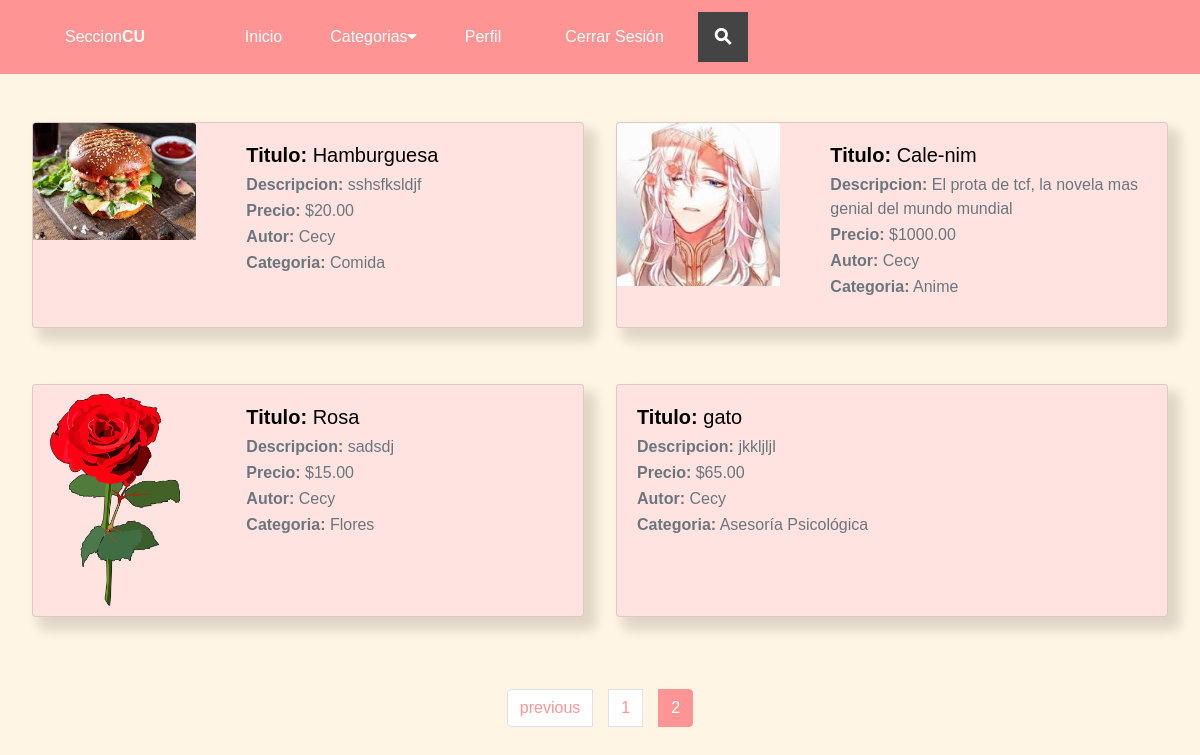
Before: /home/?page=2 with the older database file.
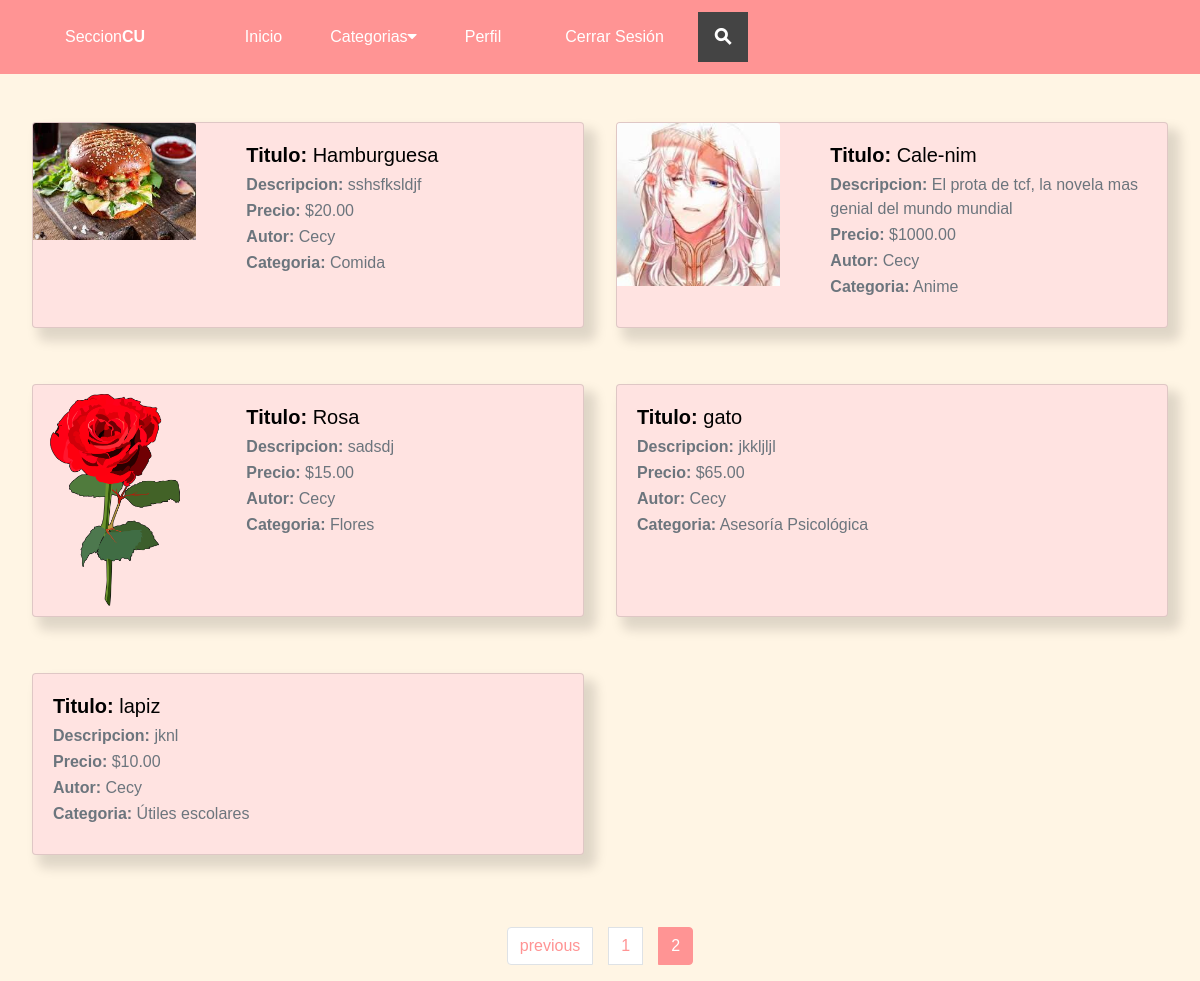
After: the same page with the newer database file.
### publicaciones/models.py (models this page shows, shortened)
class Publicaciones(models.Model):
    titulo = models.CharField(max_length=50)
    descripcion = models.CharField(max_length=200)
    imagen =  models.ImageField(upload_to='publicaciones', null=True, blank=True)
    estado = models.BooleanField(default=True)
    autor = models.ForeignKey(User, on_delete=models.CASCADE)
    precio = models.DecimalField(max_digits=10, decimal_places=2)
    categoria = models.ForeignKey(Categoria, on_delete=models.CASCADE)
    created = models.DateField(auto_now_add=True)
    updated = models.DateField(auto_now_add=True)
    class Meta:
        verbose_name='publicacion'
        verbose_name_plural = 'publicaciones'

class Categoria(models.Model):
    nombre = models.CharField(max_length=50)
    created = models.DateField(auto_now_add=True)
    updated = models.DateField(auto_now_add=True)
    class Meta:
        verbose_name='categoria'
        verbose_name_plural = 'categorias'
    def __str__(self):
        return self.nombre

### autentificacion/models.py (models this page shows)
class User(AbstractUser):
    email = models.EmailField(
        verbose_name='email address',
        max_length=255,
        unique=True,
    )
    username = models.CharField(max_length=100, unique=False)
    birthdate = models.DateField(null=True, blank=True)
    phone = models.CharField(max_length=10, null=True, blank=True)
    address = models.CharField(max_length=200, null=True, blank=True)
    photo = models.ImageField(upload_to='autentificacion', null=True, blank=True, default='autentificacion/gato.jpg')
    career = models.CharField(max_length=30,null=True, blank=True)
    created = models.DateField(auto_now_add=True)
    USERNAME_FIELD = 'email'
    REQUIRED_FIELDS = ['username']
    def __str__(self):
        return self.username

### publicaciones/views.py (the view)
# urls.py: path("", views.principal, name="home"),
def principal(request):
    publicaciones_all = Publicaciones.objects.all()
    categorias = Categoria.objects.all()
    paginator = Paginator(publicaciones_all, 6)
    page_number = request.GET.get('page')
    publicaciones = paginator.get_page(page_number)
    return render(request, "publicaciones/home.html", {"publicaciones" : publicaciones, "categorias" : categorias})

### publicaciones/templates/publicaciones/home.html (shortened to what this page needs)
{% extends 'publicaciones/nav.html' %}
{% load static %}
{%block content%}
    <div class="publicaciones-2">
        {%for publicacion in publicaciones%}
        <div class="card mb-4 sombreado">
            <div class="row g-0">
              {% if publicacion.imagen %}
                <div class="col-md-4">
                    <img src="{{publicacion.imagen.url}}" class="card-img-top">
                </div>
              {% endif %}
              <div class="col-md-8">
                <div class="card-body">
                    <h5 class="card-title"><span class="span-card">Titulo:</span> {{publicacion.titulo}}</h5>
                    <p class="card-subtitle mb-2 text-muted"><span>Descripcion:</span> {{publicacion.descripcion }}</p>
                    <p class="card-subtitle mb-2 text-muted"><span class="span-card">Precio:</span> ${{publicacion.precio}}</p>
                    <p class="card-subtitle mb-2 text-muted"><span class="span-card">Autor:</span> {{publicacion.autor}}</p>
                    <p class="card-subtitle mb-2 text-muted"><span class="span-card">Categoria:</span> {{publicacion.categoria}}</p>
                </div>
              </div>
            </div>
        </div>
        {%endfor%}
    </div>
{% include "publicaciones/paginacion_publicaciones.html" with page_obj=publicaciones  %}
{%endblock%}

### publicaciones/templates/publicaciones/nav.html (shortened to what this page needs)
<!DOCTYPE html>
<html lang="en">
  <head>
    {% load static %}
    <link rel="stylesheet" href="https://stackpath.bootstrapcdn.com/bootstrap/4.3.1/css/bootstrap.min.css">
    <link href="{% static 'publicaciones/assets/css/header.css' %}" rel="stylesheet">
    <link href="{% static 'publicaciones/assets/css/publicaciones.css' %}" rel="stylesheet">
    <link href="{% static 'publicaciones/assets/css/queries.css' %}" rel="stylesheet">
    <link href="{% static 'publicaciones/assets/css/perfil.css' %}" rel="stylesheet">
    <link href="{% static 'publicaciones/assets/css/config.css' %}" rel="stylesheet">
    <link rel="stylesheet" href="https://cdnjs.cloudflare.com/ajax/libs/font-awesome/4.7.0/css/font-awesome.min.css">
  </head>
  <body>
    <nav class="navbar navbar-expand-sm navbar-light bg-nav row row-cols-auto">
      <a class="navbar-brand" href="#">
        <a href="{% url 'home'%}" class="logo">Seccion<span>CU</span></a>
      </a>
      <div class="collapse navbar-collapse offset-1" id="opciones">
        <ul class="navbar-nav ">
          <li class="nav-item">
            <a class="nav-link" href="{% url 'home'%}">Inicio</a>
          </li>
          <div class="subnav">
            <button class="subnavbtn">Categorias<i class="fa fa-caret-down"></i></button>
          </div>
          <li class="nav-item">
            <a class="nav-link" href="{% url 'perfil'%}">Perfil</a>
          </li>
          <li class="nav-item">
            <a class="nav-link" href="{% url 'logout'%}">Cerrar Sesión</a>
          </li>
        </ul>
        <div class="search-container">
          <form action="{% url 'busqueda'%}" method="get">
            <label class="button searchbutton" for="searchleft"><span class="mglass">&#9906;</span></label>
          </form>
        </div>
      </div>
    </nav>
    {% block content%}
    {% endblock%}
  </body>
</html>

### publicaciones/templates/publicaciones/paginacion_publicaciones.html (shortened to what this page needs)
<nav aria-label="Page navigation example">
    <ul class="pagination justify-content-center mt-5">
          {% if page_obj.has_previous %}
              <li class="page-item paginacion">
                  <a class="page-link" href="?page={{ page_obj.previous_page_number }}">previous</a>
              </li>
          {% endif %}
          {% for i in page_obj.paginator.page_range %}
              {% if i == page_obj.number %}
                  <li class="page-item active paginacion">
                      <a class="page-link" href="#">{{ i }}</a>
                  </li>
              {% else %}
                  <li class="page-item paginacion">
                      <a class="page-link" href="?page={{ i }}">{{ i }}</a>
                  </li>
              {% endif %}
          {% endfor %}
    </ul>
  </nav>

### publicaciones/static/publicaciones/assets/css/header.css (style rules this page uses)
.logo { display: flex; justify-content: center; align-items: center; text-decoration: none; color: white; font-size: 2rem; }
.bg-nav { background-color: #FF9494; }
span { font-weight: bold; }
body { font-family: sans-serif; background-color: #FFF5E4; }
.button { display: inline-block; margin: 4px 2px; background-color: #444; font-size: 14px; padding-left: 32px; padding-right: 32px; height: 50px; line-height: 50px; text-align: center; color: white; text-decoration: none; cursor: pointer; -moz-user-select: none; -khtml-user-select: none; -webkit-user-select: none; -ms-user-select: none; user-select: none; }
.search-container { position: relative; display: inline-block; margin: 4px 2px; height: 50px; width: 50px; vertical-align: bottom; }
.mglass { display: inline-block; pointer-events: none; -webkit-transform: rotate(-45deg); -moz-transform: rotate(-45deg); -o-transform: rotate(-45deg); -ms-transform: rotate(-45deg); }
.searchbutton { position: absolute; font-size: 22px; width: 100%; margin: 0; padding: 0; }

### publicaciones/static/publicaciones/assets/css/publicaciones.css (style rules this page uses)
.publicaciones-2 { display: grid; grid-template-columns: repeat(2, 1fr); gap: 2rem; margin: 3rem 2rem 0 2rem; }
.card-title { color: rgb(0, 0, 0); }
.card { background-color: #FFE3E1; }
.nav-link { color: white !important; }
.page-link { color: #FF9494; }
.sombreado { box-shadow: 9px 10px 12px 3px rgba(0,0,0,0.13); -webkit-box-shadow: 9px 10px 12px 3px rgba(0,0,0,0.13); -moz-box-shadow: 9px 10px 12px 3px rgba(0,0,0,0.13); }
.page-item.active .page-link { background-color: #FF9494; border-color: #FF9494; }
.paginacion { margin: 0 .5rem; border-radius: 12px; }
.span-card { font-weight: bold; }

### publicaciones/static/publicaciones/assets/css/queries.css (style rules this page uses)
@media (min-width: 768px) { .logo { margin-right: -3rem; } }
@media (min-width: 1080px) { .nav-link { margin: 0 1.5rem; } }

### publicaciones/templates/publicaciones/nav.html (style rules this page uses)
.navbar a { float: left; font-size: 16px; color: white; text-align: center; padding: 14px 16px; text-decoration: none; }
.subnav { float: left; overflow: hidden; }
.subnav .subnavbtn { font-size: 16px; border: none; outline: none; color: white; padding: 14px 16px; background-color: inherit; font-family: inherit; margin: 0; }

### publicaciones/templates/publicaciones/home.html (style rules this page uses)
img { width: 20%; }

Changed rows visible on the page:
added Publicaciones: titulo "lapiz", descripcion "jknl", precio "10.00", autor "Cecy", categoria "Útiles escolares"
